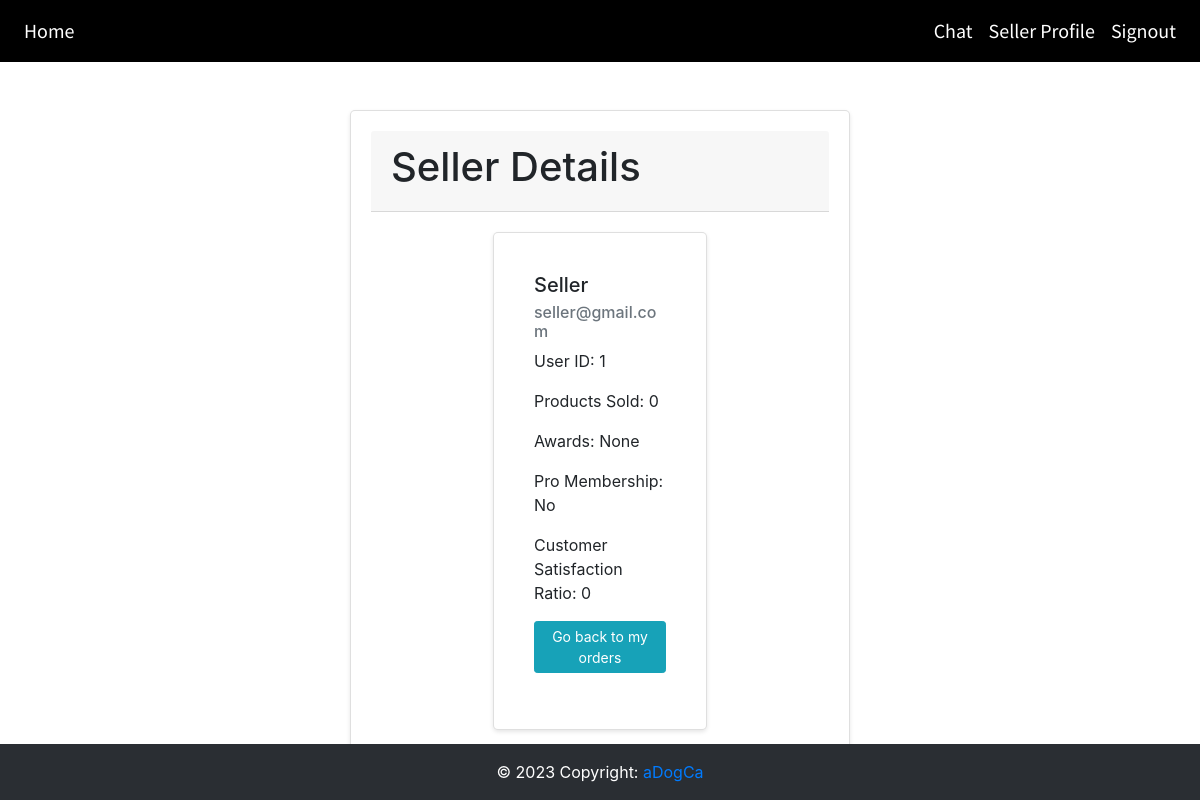
/order_seller_details/1, run on an earlier commit of the app's database.
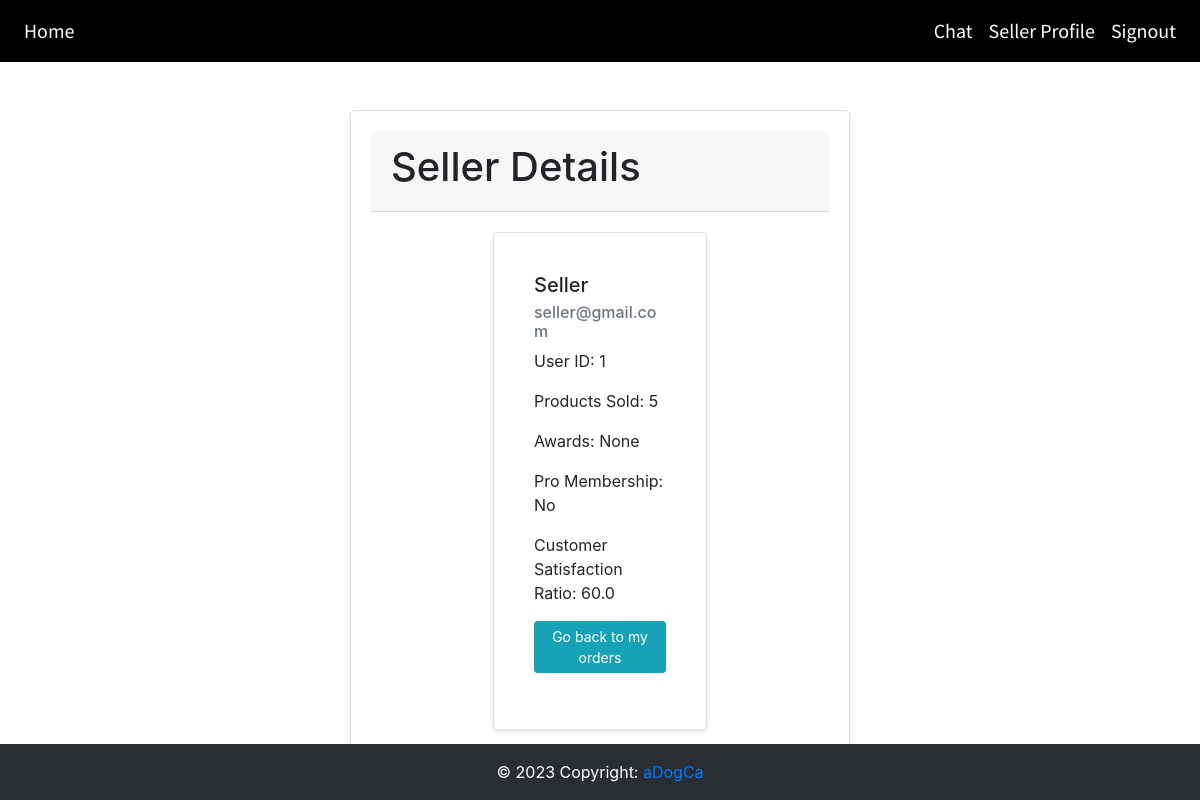
And on a later commit of the database.
### website/models.py (models this page shows)
class User(db.Model, UserMixin):
    id = db.Column(db.Integer, primary_key=True)
    email = db.Column(db.String(150), unique=True)
    password = db.Column(db.String(150))
    userType = db.Column(db.String(20))
    firstName = db.Column(db.String(150))
    products = db.relationship('Products')
    messages_sent = db.relationship('Message', backref='sender', foreign_keys='Message.sender_id')
    messages_received = db.relationship('Message', backref='recipient', foreign_keys='Message.recipient_id')
    products_sold = db.Column(db.Integer,default=0)
    pro_membership = db.Column(db.String(5),default="No")

### website/views.py (the view)
@views.route('/order_seller_details/<int:id>')
def order_seller_details(id):
    user = User.query.get(id)
    awards = "None"
    if user.products_sold > 25:
        awards = "Gold"
    elif user.products_sold > 15 and user.products_sold <= 25:
        awards = "Silver"
    elif user.products_sold <= 15 and user.products_sold > 5:
        awards = "Bronze"
    ratings = OrderDetails.query.filter_by(seller_id=id).all()
    total_ratings = len(ratings)
    total_satisfaction = sum([rating.rating for rating in ratings if rating.rating is not None])
    if total_ratings > 0:
        satisfaction_percentage = (total_satisfaction / (total_ratings * 5)) * 100
    else:
        satisfaction_percentage = 0
    return render_template('order_seller_details.html', user=user, awards=awards,satisfaction_percentage=satisfaction_percentage)

### website/templates/order_seller_details.html (shortened to what this page needs)
{% extends "base.html" %}
{% block content %}
    <div class="card mt-5">
        <div class="card-header">
            <h1>Seller Details</h1>
        </div>
        <div class="row">
            <div class="col-md-6 offset-md-3">
                <div class="card">
                    <div class="card-body">
                        <h5 class="card-title">{{ user.firstName }}</h5>
                        <h6 class="card-subtitle mb-2 text-muted">{{ user.email }}</h6>
                        <p class="card-text">User ID: {{ user.id }}</p>
                        <p class="card-text">Products Sold: {{ user.products_sold }}</p>
                        <p class="card-text">Awards: {{ awards }}</p>
                        <p class="card-text">Pro Membership: {{ user.pro_membership }}</p>
                        <p class="card-text">Customer Satisfaction Ratio: {{ satisfaction_percentage }}</p>
                        <p><a href="{{url_for('views.myOrders')}}" class="btn btn-info btn-sm">Go back to my orders</a></p>
            </div>
        </div>
    </div>
</div>
            </div>
{% endblock %}

### website/templates/base.html (shortened to what this page needs)
<!DOCTYPE html>
<html lang="en">
<head>
    <link
            rel="stylesheet"
            href="https://stackpath.bootstrapcdn.com/bootstrap/4.4.1/css/bootstrap.min.css"
    />
    <link
            rel="stylesheet"
            href="https://stackpath.bootstrapcdn.com/font-awesome/4.7.0/css/font-awesome.min.css"
    />
    <link rel="stylesheet" href="/static/style.css">
    <link rel="stylesheet" href="https://cdnjs.cloudflare.com/ajax/libs/bootstrap/5.0.2/css/bootstrap.min.css">
    <link rel="stylesheet"
          href=
"https://cdnjs.cloudflare.com/ajax/libs/twitter-bootstrap/4.3.1/css/bootstrap.min.css" />
    <link rel="stylesheet"
          href=
"https://cdnjs.cloudflare.com/ajax/libs/bootstrap-datepicker/1.9.0/css/bootstrap-datepicker.css" />
    <link rel="stylesheet"
          href=
"https://stackpath.bootstrapcdn.com/font-awesome/4.7.0/css/font-awesome.min.css" />
</head>
<body>
<nav class="navbar navbar-expand-lg navbar-dark ">
    <div class="collapse navbar-collapse" id="navbar">
        <div class="navbar-nav ">
            {% if user.userType == 'buyer' %}
            <a class="nav-item nav-link " id="home" href="/">Home</a>
            {% elif user.userType == 'seller' %}
            <a class="nav-item nav-link " id="home1" href="/seller">Home</a>
            {% else %}
            <a class="nav-item nav-link " id="home2" href="/">Home</a>
            {% endif %}
        </div>
        <div class="navbar-nav ml-auto">
            {% if user.is_authenticated %}
            {% if user.userType == 'seller' %}
            <a class="nav-item nav-link" id="buyers_List" href="/buyers">Chat</a>
            <a class="nav-item nav-link" id="seller_profile" href="/seller_profile">Seller Profile</a>
            {% endif %}
            <a class="nav-item nav-link " id="signout" href="/logout">Signout</a>
            {% else %}
            <a class="nav-item nav-link" id="login" href="/login">Login</a>
            <a class="nav-item nav-link" id="register" href="/register">Register</a>
            {% endif %}
        </div>
    </div>
</nav>
<div>{% block content %} {% endblock %}</div>
<div class="content-wrapper">
    <footer style="color:white;" class="bg-dark text-center text-lg-start">
        <div class="text-center p-3" style="background-color: rgba(0, 0, 0, 0.2);">
            © 2023 Copyright:
            <a href="">aDogCa</a>
        </div>
    </footer>
</div>
</body>
</html>

### website/static/style.css (style rules this page uses)
.nav-item { font-size: 20px; font-family:Source Sans Pro, sans-serif; color: var(--white) !important; }
body { font-family: 'Montserrat', sans-serif; }
.navbar { background-color: black; }
html { scroll-behavior: smooth; margin: 0; padding: 0; height: 100%; }
body { overflow-x:hidden; font-family: 'Titillium Web', sans-serif; margin: 0; padding: 0; height: 100%; }
:root { scrollbar-color: rgb(210,210,210) rgb(46,54,69) !important; scrollbar-width: thin !important; }
a { text-decoration:none; }
.row:after { content: ""; display: table; clear: both; }
.content-wrapper { min-height: calc(100vh - (navbar-height + footer-height)); padding-bottom: 5px; }
footer { position: fixed; bottom: 0; left: 0; width: 100%; }

### website/templates/order_seller_details.html (style rules this page uses)
.card { max-width: 500px; margin: 0 auto; padding: 20px; border-radius: 5px; box-shadow: 0 2px 4px rgba(0, 0, 0, 0.1); }
.card-header { margin-bottom: 20px; }

What changed in the data, as far as the page shows it:
changed User "Seller": products_sold "0" → "5"
Also different on the page:
{{ satisfaction_percentage }}: "0" → "60.0"
